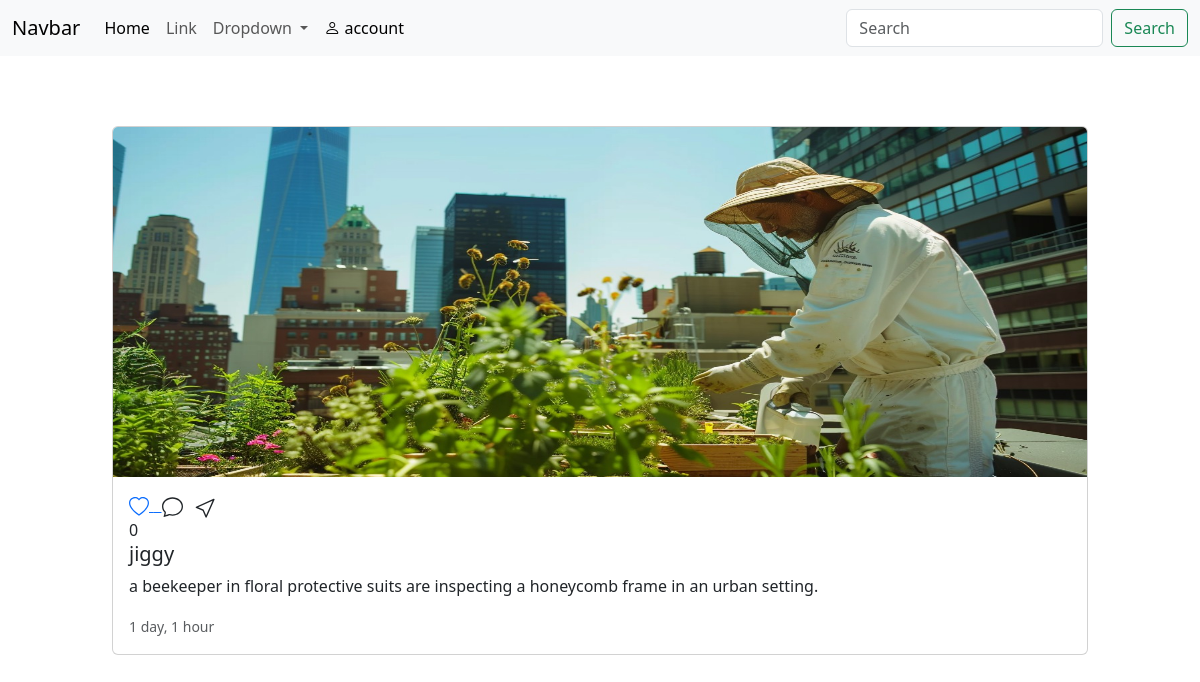
Page /post/4/ on the earlier database version.
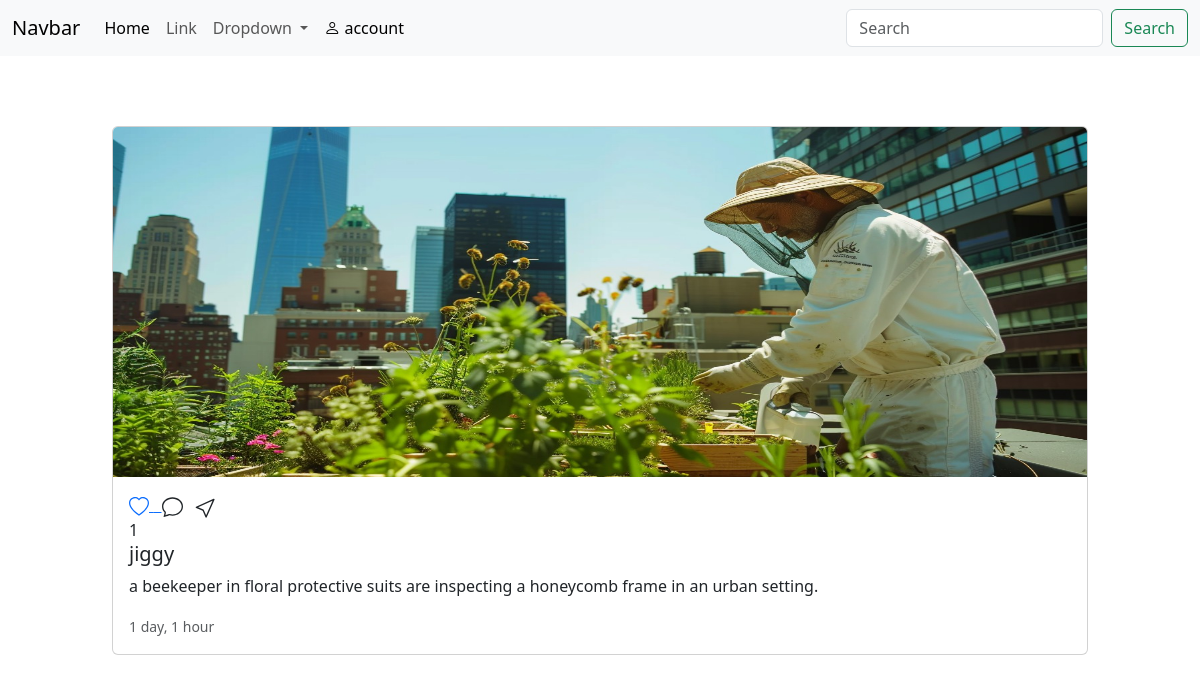
Same page on the later database version.
### main/models.py (models this page shows, shortened)
class Post(models.Model):
    user = models.ForeignKey(User,on_delete=models.CASCADE)
    image = models.ImageField(upload_to='posts/')
    caption = models.TextField(blank=True)
    create_at = models.DateTimeField(auto_now_add=True)
    likes = models.IntegerField(default=0)

### main/views.py (the view)
# urls.py: path('post/<int:post_id>/',views.post_detail,name='post_detail'),
def post_detail(request,post_id):
    post = Post.objects.get(id=post_id)
    context = {"post":post}
    return render(request,'post.html',context)

### templates/post.html (shortened to what this page needs)
{% extends 'partial/main.html' %}
{% load static %}
{% block content %}
<div class="container">
    <div class="row">
        <div class="col-12">
            <div class="ion">
                <div class="card mb-2 col-sm-12 ">
                    <img src="{{post.image.url}}" class="card-img-top" alt="...">
                    <div class="card-body">
                        <div class="run">
                            <a href="{% url 'like_detail' post.id %}">
                            </a>
                        </div>
                        {{post.likes}}
                      <h5 class="card-title">{{post.user}}</h5>
                      <p class="card-text">{{post.caption}}</p>
                      <p class="card-text"><small class="text-body-secondary">{{post.create_at|timesince}}</small></p>
                    </div>
                </div>
            </div>
        </div>
    </div>
</div>
{% endblock %}

Differences in the rows shown:
changed Post "jiggy": likes "0" → "1"
